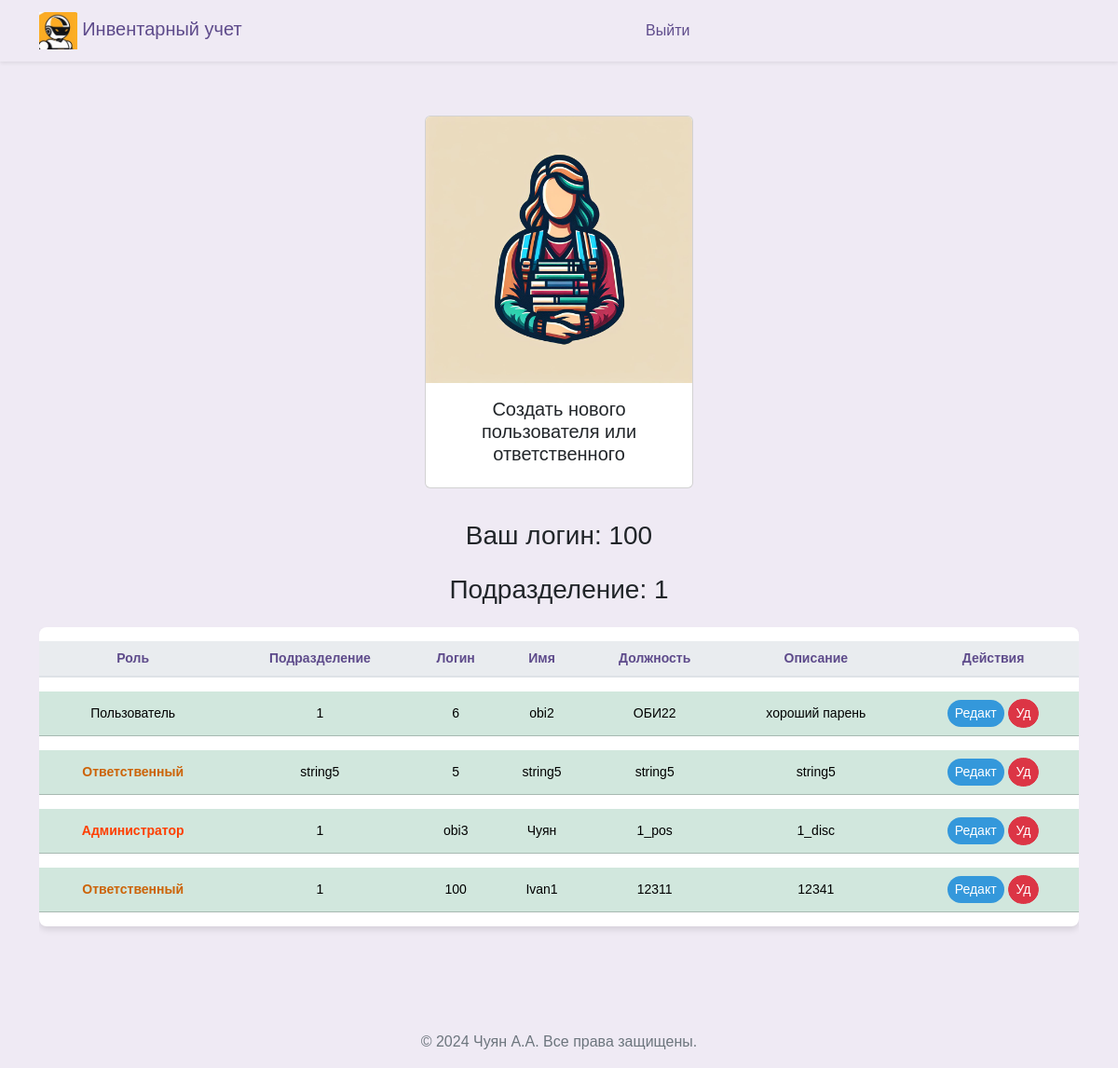
/workers_admin (signed in), run on an earlier commit of the app's database.
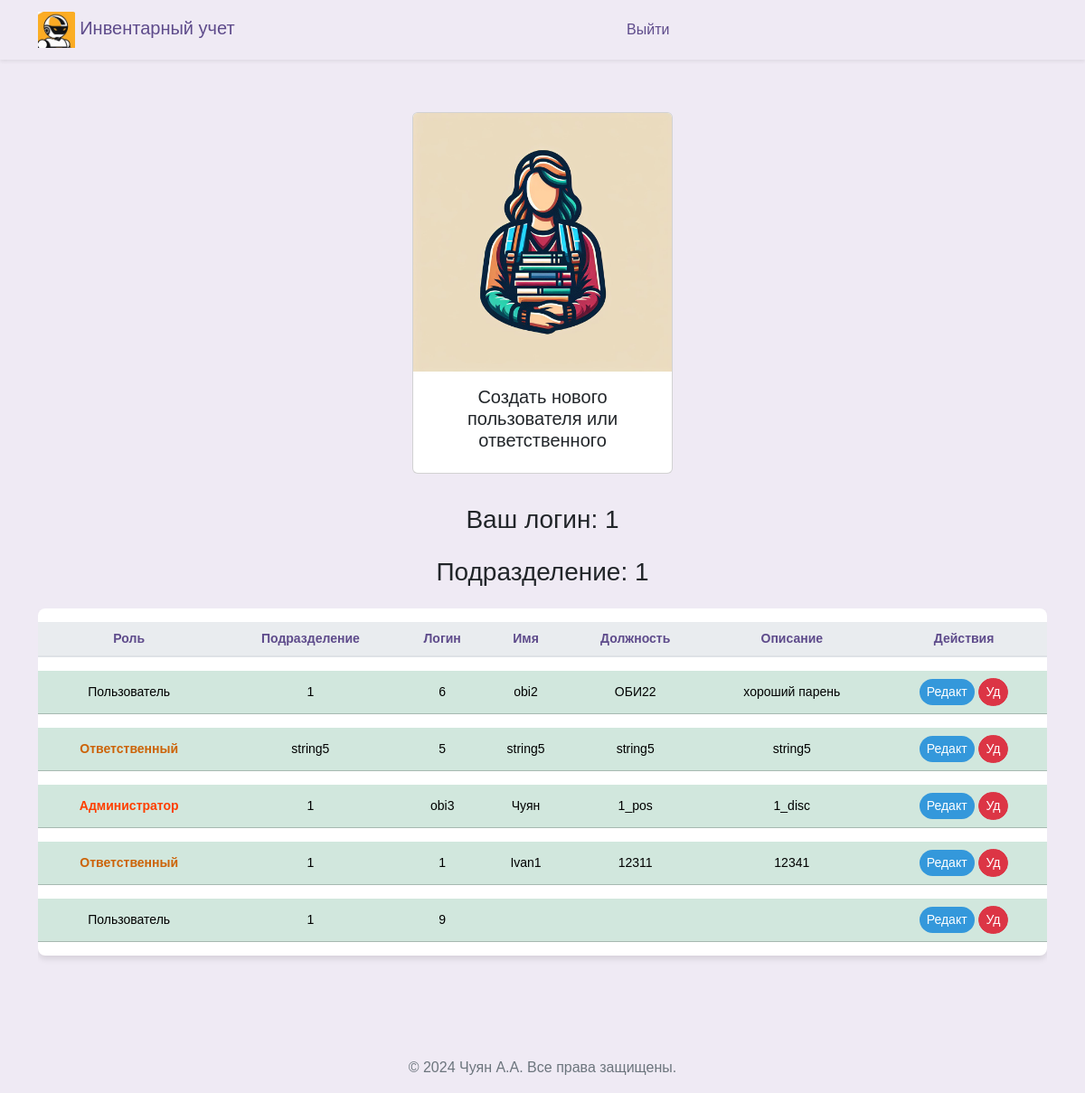
And on a later commit of the database.
### src/database/models.py (models this page shows)
class Worker(Base):
    __tablename__ = "worker"
    id = Column(Integer, primary_key=True)
    role = Column(Enum(Role), default=Role.guest)
    fio = Column(String)
    name = Column(String, unique=True)
    password = Column(String)
    department = Column(String)
    position = Column(String)
    description = Column(String, default=None)
    conn_worker_arm = relationship(
        "Arm", back_populates="conn_arm_worker"
    )

### src/frontend/router.py (the view)
@router.get("/workers")
async def get_workers(
    request: Request,
    worker: Worker = Depends(get_worker_or_redirect),
    session: AsyncSession = Depends(get_session),
):
    data = await CRUDWorker.get_all(session)
    return templates.TemplateResponse(
        "workers/index.html",
        {"request": request, "worker": worker, "data": data},
    )

### src/frontend/template/workers_admin/index.html (shortened to what this page needs)
{% extends "base/base.html" %}
{% block content %}
<head>
</head>
<div class="d-flex justify-content-center align-items-center">
  <a class="nav-link" href="#" data-bs-toggle="modal" data-bs-target="#modal_create" bs-department="{{worker.department}}">
    <div class="card" style="width: 18rem; margin: 10px;">
      <img src="../assets/img/workers.jpg" class="card-img-top" alt="...">
      <div class="card-body">
        <h5 class="card-title" style="text-align: center;">Создать нового пользователя или ответственного</h5>
      </div>
    </div>
  </a>
</div>
<div class="row ">
  <div class="col-12">
    <h3 class="mb-4" style="margin-bottom: 60px; text-align: center;">Ваш логин: {{ worker.name }}</h3>
    <h3 class="mb-4" style="margin-bottom: 60px; text-align: center;">Подразделение: {{ worker.department }}</h3>
    <div class="table-responsive">
      <table class="table table-hover table-shadow table-rounded ">
        <thead>
          <tr>
            <th scope="col" >Роль</th>
            <th scope="col" >Подразделение</th>
            <th scope="col" >Логин</th>
            <th scope="col" >Имя</th>
            <th scope="col" >Должность</th>
            <th scope="col" >Описание</th>
            <th scope="col" >Действия</th>
          </tr>
        </thead>
        <tbody class="text-center">
          {% for worker_tuple in data %}
            {% set workers = worker_tuple %}
                <tr class="table-success " >
                  <td>{% if workers.role.name == 'user' %}<span class="orange-bold-text">Ответственный</span>{% elif workers.role.name == 'admin' %}<span class="red-bold-text">Администратор</span> {% else %}Пользователь{% endif %}</td>
                  <td>{{ workers.department }}</td>
                  <td>{{ workers.name }}</td>
                  <td>{{ workers.fio }}</td>
                  <td>{{ workers.position }}</td>
                  <td>{{ workers.description }}</td>
                  <td>
                    <button type="button" class="btn btn-primary btn-sm" style="background-color: #3498db; color: white;"
                      data-bs-toggle="modal"
                      data-bs-target="#modal_update"
                      data-bs1="{{workers.fio}}"
                      data-bs2="{{workers.name}}"
                      data-bs3="{{workers.position}}"
                      data-bs4="{{workers.description}}"
                      data-bs5= "{{workers.id}}"
                      data-bs6= "{{workers.department}}"
                      data-bs7= "{{workers.role.name}}">
                      Редакт
                    </button>
                    <button type="button" class="btn btn-danger btn-sm" style="color: white;"
                      onclick="deleteWorker('{{ workers.id }}')">
                      Уд
                    </button>
                  </td>
                </tr>
          {% endfor %}
        </tbody>
      </table>
    </div>
  </div>
</div>
{% endblock %}

### src/frontend/template/base/base.html (shortened to what this page needs)
<!DOCTYPE html>
<html lang="ru">
<head>{% include 'base/head.html' %}</head>
<body>
  {% include 'base/nav.html' %}
  <div class="container my-5">
    {% block content %}{% endblock %}
  </div>
  {% include 'base/footer.html' %}
</body>
</html>

### src/frontend/template/base/head.html (shortened to what this page needs)
<head>
  <link rel="stylesheet" href="/assets/css/bootstrap.min.css">
  <link href="/assets/css/select2.min.css" rel="stylesheet" />
  <link rel="stylesheet" href="/assets/css/base.css">
</head>

### src/frontend/template/base/nav.html
<nav class="navbar navbar-expand-lg navbar-light shadow-sm">
    <div class="container">
      <a class="navbar-brand" href="/">
        <img src="/assets/img/logo_min.jpg" alt="Педагог Logo" id="brand-logo" style="max-height: 40px;"> Инвентарный учет
      </a>
      <div class="collapse navbar-collapse" id="navbarNav">
        {% if user %}
        <ul class="navbar-nav mx-auto">
          {% if worker.role == 'admin' %}
          <li class="nav-item {% if request_path == '/worker' %}active{% endif %}">
            <a class="nav-link" href="/worker">Кабинет администратора</a>
          </li>
          {% endif %}
          {% if worker.role == 'user' %}
          <li class="nav-item {% if request_path == '/prepod' %}active{% endif %}">
            <a class="nav-link" href="/prepod">Кабинет ответсвтенного за учет</a>
          </li>
          {% endif %}
        </ul>
        {% else %}
        <ul class="navbar-nav mx-auto ml-md-auto">
          <li class="nav-item {% if request_path == '/auth' %}active{% endif %}">
            <a class="nav-link" href="/logout">Выйти</a>
          </li>
        </ul>
        {% endif %}
      </div>
    </div>
</nav>

### src/frontend/template/base/footer.html
﻿<footer style="text-align: center;">
  <p>&copy; 2024 Чуян А.А. Все права защищены.</p>
</footer>

### src/frontend/assets/css/base.css (style rules this page uses)
body { margin: 0; font-family: 'Nunito Sans', Arial, sans-serif; background-color: #efeaf4; }
.navbar { background-color: rgb(255, 255, 255), 255, 255); box-shadow: 0 4px 6px rgba(0, 0, 0, 0.1); }
.navbar-brand, .nav-link { color: #5e4b8b !important; }
.nav-link { margin: 0 10px; border-radius: 20px; transition: background-color 0.3s, color 0.3s; }
p { color: #6c757d; }
.table { background-color: #ffffff; color: #5e4b8b; border-collapse: separate; border-spacing: 0 15px; }
.table th, .table td { border-top: none !important; vertical-align: middle; }
.table thead th { background-color: #e9ecef; color: #5e4b8b; border-bottom: 2px solid #dee2e6; }
.table .btn, .table a { color: #7e57c2; transition: color 0.3s; }
.table td { padding: .5rem; }
.table-rounded { border-radius: .5rem; overflow: hidden; }
.table-shadow { box-shadow: 0 4px 6px rgba(0, 0, 0, 0.1); }
.btn { border-radius: 20px; }
.btn-primary { background-color: #8e44b0; border: none; color: #ffffff; transition: background-color 0.3s, color 0.3s, box-shadow 0.3s; }

### src/frontend/template/workers_admin/index.html (style rules this page uses)
table { font-family: Arial, sans-serif; }
td { font-size: 14px; }
th { text-align: center; font-size: 14px; }
.orange-bold-text { color: rgb(204, 99, 7); font-weight: bold; }
.red-bold-text { color: rgb(254, 63, 0); font-weight: bold; }

What changed in the data, as far as the page shows it:
changed Worker "Ivan1": name "100" → "1"
added Worker: role "Пользователь", department "1", name "9"
